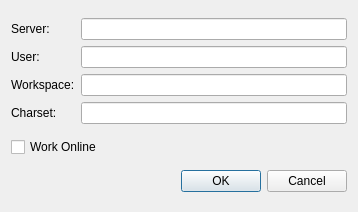
<?xml version="1.0" encoding="UTF-8"?>
<ui version="4.0">
 <class>P4SettingsDialog</class>
 <widget class="QDialog" name="P4SettingsDialog">
  <property name="windowModality">
   <enum>Qt::ApplicationModal</enum>
  </property>
  <property name="geometry">
   <rect>
    <x>0</x>
    <y>0</y>
    <width>358</width>
    <height>212</height>
   </rect>
  </property>
  <property name="minimumSize">
   <size>
    <width>358</width>
    <height>212</height>
   </size>
  </property>
  <property name="maximumSize">
   <size>
    <width>358</width>
    <height>212</height>
   </size>
  </property>
  <property name="windowTitle">
   <string>Perforce Settings</string>
  </property>
  <property name="modal">
   <bool>true</bool>
  </property>
  <layout class="QVBoxLayout" name="verticalLayout">
   <item>
    <layout class="QGridLayout" name="gridLayout">
     <item row="0" column="0">
      <widget class="QLabel" name="label">
       <property name="text">
        <string>Server:</string>
       </property>
      </widget>
     </item>
     <item row="0" column="1">
      <widget class="QLineEdit" name="serverEdit"/>
     </item>
     <item row="1" column="0">
      <widget class="QLabel" name="label_2">
       <property name="text">
        <string>User:</string>
       </property>
      </widget>
     </item>
     <item row="1" column="1">
      <widget class="QLineEdit" name="userEdit"/>
     </item>
     <item row="2" column="0">
      <widget class="QLabel" name="label_3">
       <property name="text">
        <string>Workspace:</string>
       </property>
      </widget>
     </item>
     <item row="2" column="1">
      <widget class="QLineEdit" name="workspaceEdit"/>
     </item>
     <item row="3" column="0">
      <widget class="QLabel" name="label_4">
       <property name="text">
        <string>Charset:</string>
       </property>
      </widget>
     </item>
     <item row="3" column="1">
      <widget class="QLineEdit" name="charsetEdit"/>
     </item>
    </layout>
   </item>
   <item>
    <widget class="QCheckBox" name="workOnlineCheckbox">
     <property name="text">
      <string>Work Online</string>
     </property>
    </widget>
   </item>
   <item>
    <widget class="QDialogButtonBox" name="buttonBox">
     <property name="orientation">
      <enum>Qt::Horizontal</enum>
     </property>
     <property name="standardButtons">
      <set>QDialogButtonBox::Cancel|QDialogButtonBox::Ok</set>
     </property>
    </widget>
   </item>
  </layout>
 </widget>
 <tabstops>
  <tabstop>serverEdit</tabstop>
  <tabstop>userEdit</tabstop>
  <tabstop>workspaceEdit</tabstop>
  <tabstop>charsetEdit</tabstop>
  <tabstop>workOnlineCheckbox</tabstop>
 </tabstops>
 <resources/>
 <connections>
  <connection>
   <sender>buttonBox</sender>
   <signal>accepted()</signal>
   <receiver>P4SettingsDialog</receiver>
   <slot>accept()</slot>
   <hints>
    <hint type="sourcelabel">
     <x>236</x>
     <y>202</y>
    </hint>
    <hint type="destinationlabel">
     <x>157</x>
     <y>181</y>
    </hint>
   </hints>
  </connection>
  <connection>
   <sender>buttonBox</sender>
   <signal>rejected()</signal>
   <receiver>P4SettingsDialog</receiver>
   <slot>reject()</slot>
   <hints>
    <hint type="sourcelabel">
     <x>304</x>
     <y>202</y>
    </hint>
    <hint type="destinationlabel">
     <x>286</x>
     <y>181</y>
    </hint>
   </hints>
  </connection>
 </connections>
</ui>
